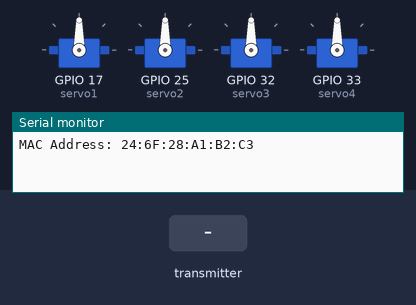
Bench run of a sketch on a simulated ESP32. Parts: 4 × servo, the last lines printed to the serial monitor. The inputs (shaded band) are chosen by the test bench.

Above: at 1.2 s.
1.3 s: the transmitter starts sending serv1 = 0
At 1.6 s:
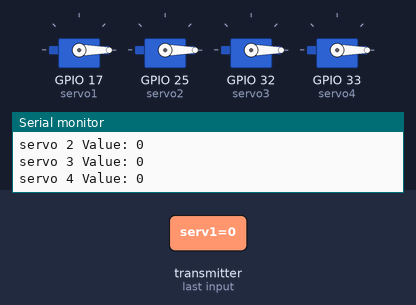
2.8 s: the transmitter starts sending serv2 = 2048
At 3.9 s:
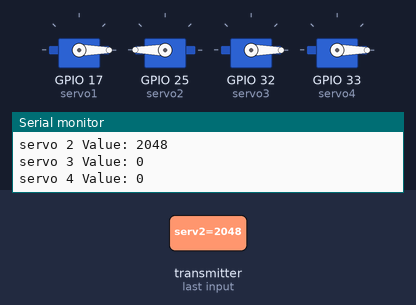
4.3 s: the transmitter starts sending serv3 = 2048
At 5.1 s:
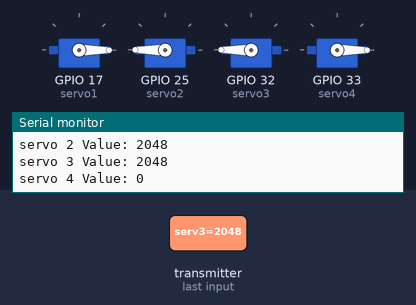
5.8 s: the transmitter starts sending serv4 = 2048
At 6.2 s:
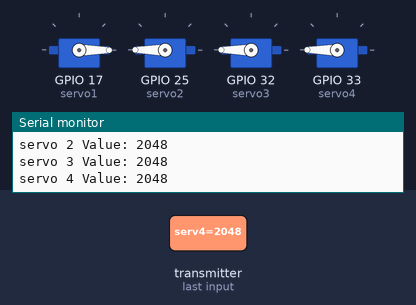
7.3 s: the transmitter starts sending serv1 = 2048
At 8.5 s:
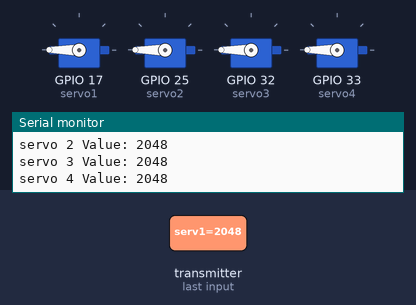
8.8 s: the transmitter starts sending serv2 = 1024
At 9.7 s:
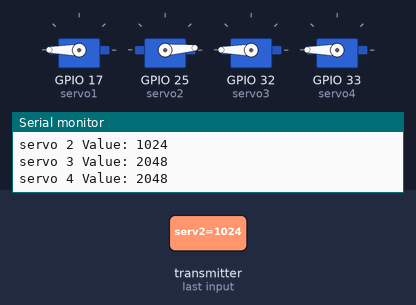
Timing chart, 0 to 11.3 s (numbered marks = the images above; inputs shaded):
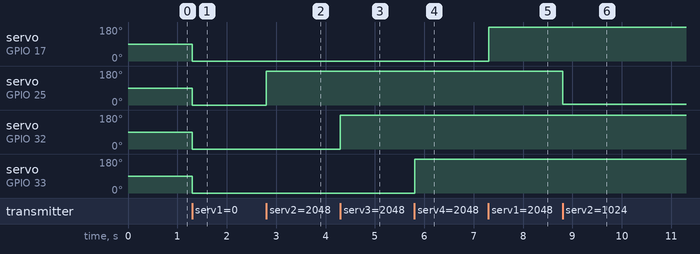

Measured:
- after the input at 1.3 s, servo on GPIO 17 (servo1), servo on GPIO 25 (servo2), servo on GPIO 32 (servo3), servo on GPIO 33 (servo4): 90° → 0° at once
- after the input at 2.8 s, servo on GPIO 25 (servo2): 0° → 180° at once
- after the input at 4.3 s, servo on GPIO 32 (servo3): 0° → 180° at once
- after the input at 5.8 s, servo on GPIO 33 (servo4): 0° → 180° at once
- after the input at 7.3 s, servo on GPIO 17 (servo1): 0° → 180° at once
- after the input at 8.8 s, servo on GPIO 25 (servo2): 180° → 4° at once

The sketch:

ESPNow_remote_reciever.ino
```cpp
// Include Libraries
#include <esp_now.h>
#include <WiFi.h>
#include <ESP32Servo.h>

// Define a data structure
typedef struct struct_message {
  int serv1;
  int serv2;
  int serv3;
  int serv4;
} struct_message;

Servo servo1;
Servo servo2;
Servo servo3;
Servo servo4;

// Create a structured object
struct_message myData;


// Callback function executed when data is received
void OnDataRecv(const uint8_t * mac, const uint8_t *incomingData, int len) {
  memcpy(&myData, incomingData, sizeof(myData));
  Serial.println("Data received: ");
  Serial.print("servo 1 Value: ");
  Serial.println(myData.serv1);
  servo1.write(myData.serv1);
  Serial.print("servo 2 Value: ");
  Serial.println(myData.serv2);
  servo2.write(myData.serv2);
  Serial.print("servo 3 Value: ");
  Serial.println(myData.serv3);
  servo3.write(myData.serv3);
  Serial.print("servo 4 Value: ");
  Serial.println(myData.serv4);
  servo4.write(myData.serv4);
}

void setup() {

  // Set up Serial Monitor
  Serial.begin(115200);

  Serial.print("MAC Address: "); Serial.println(WiFi.macAddress());

	servo1.setPeriodHertz(50);    // standard 50 hz servo
	servo1.attach(17, 1000, 2000); // attaches the servo on pin 17 to the servo object
  servo2.setPeriodHertz(50);    // standard 50 hz servo
	servo2.attach(25, 1000, 2000); // attaches the servo on pin 16 to the servo object
  servo3.setPeriodHertz(50);    // standard 50 hz servo
	servo3.attach(32, 1000, 2000); // attaches the servo on pin 32 to the servo object
  servo4.setPeriodHertz(50);    // standard 50 hz servo
	servo4.attach(33, 1000, 2000); // attaches the servo on pin 33 to the servo object

  // Set ESP32 as a Wi-Fi Station
  WiFi.mode(WIFI_STA);

  // Initilize ESP-NOW
  if (esp_now_init() != ESP_OK) {
    Serial.println("Error initializing ESP-NOW");
    return;
  }

  // Register callback function
  esp_now_register_recv_cb(OnDataRecv);
}

void loop() {}
```
